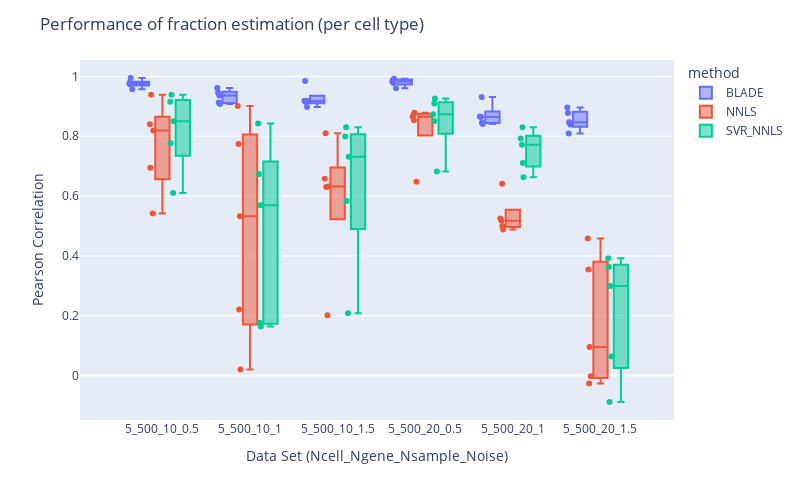

The code cell stored with this chart in its notebook:
### Markdown cell above
## Visualization of outcome


### 1. Performance of cellular fraction estimation

We will first visualize the performance measure per cell type.
First of all, a boxplot can be created for each data set as below.

### Code cell
fig = px.box(outcome_PerCell, y='Cor_Fraction', color='method', x='dataset', points="all",
            labels=dict(Cor_Fraction = "Pearson Correlation",
                        dataset = "Data Set (Ncell_Ngene_Nsample_Noise)"
                       )
            )

fig.update_layout(height=500, width=800,
                  title_text="Performance of fraction estimation (per cell type)")
fig.show()

### Figure 1 — Plotly figure (JSON) as saved in the notebook; plotly's stock layout.template omitted (floating-point values rounded to 4 significant figures)
{"data": [{"alignmentgroup": "True", "boxpoints": "all", "hovertemplate": "method=BLADE<br>Data Set (Ncell_Ngene_Nsample_Noise)=%{x}<br>Pearson Correlation=%{y}<extra></extra>", "legendgroup": "BLADE", "marker": {"color": "#636efa"}, "name": "BLADE", "notched": false, "offsetgroup": "BLADE", "orientation": "v", "showlegend": true, "type": "box", "x": ["5_500_10_0.5", "5_500_10_0.5", "5_500_10_0.5", "5_500_10_0.5", "5_500_10_0.5", "5_500_10_1", "5_500_10_1", "5_500_10_1", "5_500_10_1", "5_500_10_1", "5_500_10_1.5", "5_500_10_1.5", "5_500_10_1.5", "5_500_10_1.5", "5_500_10_1.5", "5_500_20_0.5", "5_500_20_0.5", "5_500_20_0.5", "5_500_20_0.5", "5_500_20_0.5", "5_500_20_1", "5_500_20_1", "5_500_20_1", "5_500_20_1", "5_500_20_1", "5_500_20_1.5", "5_500_20_1.5", "5_500_20_1.5", "5_500_20_1.5", "5_500_20_1.5"], "x0": " ", "xaxis": "x", "y": [0.9761, 0.9781, 0.9572, 0.9738, 0.9948, 0.9366, 0.9082, 0.9611, 0.9126, 0.9451, 0.9177, 0.9146, 0.8981, 0.9186, 0.9846, 0.9602, 0.978, 0.9828, 0.9892, 0.9922, 0.8412, 0.8664, 0.8645, 0.8452, 0.9314, 0.8779, 0.8958, 0.8092, 0.8472, 0.8393], "y0": " ", "yaxis": "y"}, {"alignmentgroup": "True", "boxpoints": "all", "hovertemplate": "method=NNLS<br>Data Set (Ncell_Ngene_Nsample_Noise)=%{x}<br>Pearson Correlation=%{y}<extra></extra>", "legendgroup": "NNLS", "marker": {"color": "#EF553B"}, "name": "NNLS", "notched": false, "offsetgroup": "NNLS", "orientation": "v", "showlegend": true, "type": "box", "x": ["5_500_10_0.5", "5_500_10_0.5", "5_500_10_0.5", "5_500_10_0.5", "5_500_10_0.5", "5_500_10_1", "5_500_10_1", "5_500_10_1", "5_500_10_1", "5_500_10_1", "5_500_10_1.5", "5_500_10_1.5", "5_500_10_1.5", "5_500_10_1.5", "5_500_10_1.5", "5_500_20_0.5", "5_500_20_0.5", "5_500_20_0.5", "5_500_20_0.5", "5_500_20_0.5", "5_500_20_1", "5_500_20_1", "5_500_20_1", "5_500_20_1", "5_500_20_1", "5_500_20_1.5", "5_500_20_1.5", "5_500_20_1.5", "5_500_20_1.5", "5_500_20_1.5"], "x0": " ", "xaxis": "x", "y": [0.9389, 0.5414, 0.8403, 0.6945, 0.8194, 0.9014, 0.02039, 0.2205, 0.5326, 0.7745, 0.81, 0.658, 0.2012, 0.6322, 0.6301, 0.648, 0.8536, 0.8785, 0.865, 0.8745, 0.5253, 0.4993, 0.6416, 0.5176, 0.488, -0.02669, 0.3542, -0.002382, 0.4579, 0.09532], "y0": " ", "yaxis": "y"}, {"alignmentgroup": "True", "boxpoints": "all", "hovertemplate": "method=SVR_NNLS<br>Data Set (Ncell_Ngene_Nsample_Noise)=%{x}<br>Pearson Correlation=%{y}<extra></extra>", "legendgroup": "SVR_NNLS", "marker": {"color": "#00cc96"}, "name": "SVR_NNLS", "notched": false, "offsetgroup": "SVR_NNLS", "orientation": "v", "showlegend": true, "type": "box", "x": ["5_500_10_0.5", "5_500_10_0.5", "5_500_10_0.5", "5_500_10_0.5", "5_500_10_0.5", "5_500_10_1", "5_500_10_1", "5_500_10_1", "5_500_10_1", "5_500_10_1", "5_500_10_1.5", "5_500_10_1.5", "5_500_10_1.5", "5_500_10_1.5", "5_500_10_1.5", "5_500_20_0.5", "5_500_20_0.5", "5_500_20_0.5", "5_500_20_0.5", "5_500_20_0.5", "5_500_20_1", "5_500_20_1", "5_500_20_1", "5_500_20_1", "5_500_20_1", "5_500_20_1.5", "5_500_20_1.5", "5_500_20_1.5", "5_500_20_1.5", "5_500_20_1.5"], "x0": " ", "xaxis": "x", "y": [0.9392, 0.6105, 0.9155, 0.7765, 0.8506, 0.8431, 0.164, 0.1761, 0.6734, 0.5697, 0.5835, 0.8298, 0.2079, 0.7993, 0.7314, 0.6824, 0.8736, 0.9095, 0.8508, 0.9265, 0.7713, 0.6633, 0.8302, 0.7924, 0.7109, 0.06345, 0.3627, -0.08856, 0.3922, 0.2997], "y0": " ", "yaxis": "y"}], "layout": {"boxmode": "group", "height": 500, "legend": {"title": {"text": "method"}, "tracegroupgap": 0}, "margin": {"t": 60}, "title": {"text": "Performance of fraction estimation (per cell type)"}, "width": 800, "xaxis": {"anchor": "y", "domain": [0, 1], "title": {"text": "Data Set (Ncell_Ngene_Nsample_Noise)"}}, "yaxis": {"anchor": "x", "domain": [0, 1], "title": {"text": "Pearson Correlation"}}}}
